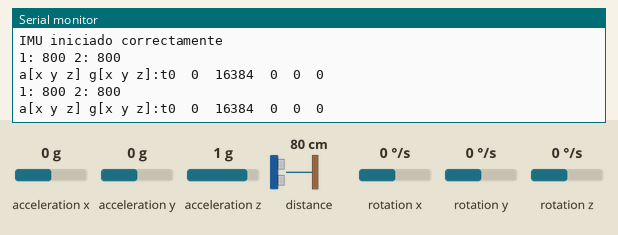
A sketch run on a simulated Arduino Uno, built with avr-gcc and run on an emulated ATmega328P. Shown: the last lines printed to the serial monitor. Inputs (shaded band) come from the test bench; at power-on: distance to the obstacle 80 cm, acceleration x 0 g, acceleration y 0 g, acceleration z 1 g, rotation x 0 °/s, rotation y 0 °/s, rotation z 0 °/s.

Above: at 1.2 s.
1.3 s: distance to the obstacle set to 250 cm
At 2.0 s:
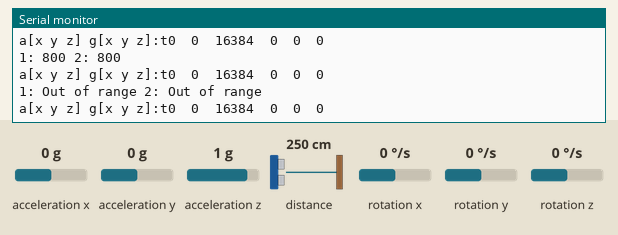
3.5 s: acceleration x set to -1.4 g
At 4.87 s:
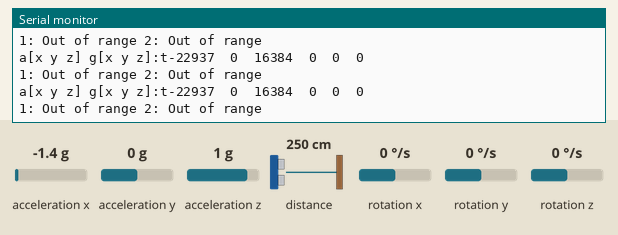
5.0 s: acceleration y set to -1.4 g
At 5.0 s:
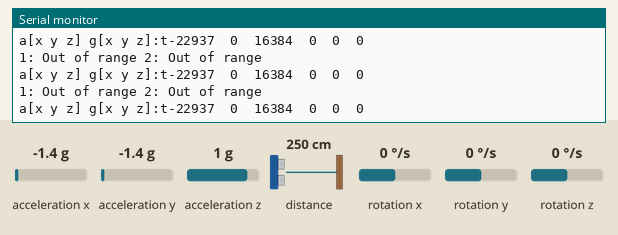
6.5 s: acceleration z set to -1.4 g
At 7.3 s:
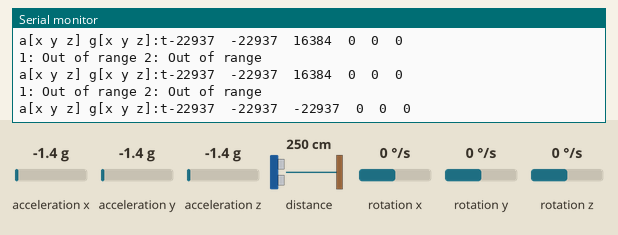
8.0 s: rotation x set to -192 °/s
At 8.7 s:
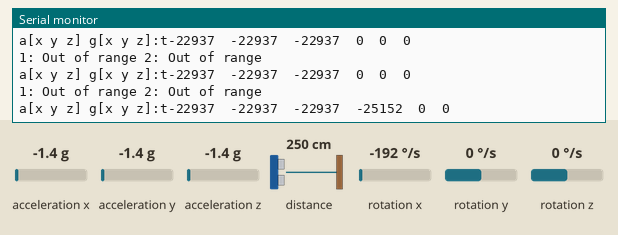

The sketch:

vl53l0x_dual.ino
```cpp
#include "Adafruit_VL53L0X.h"

// address we will assign if dual sensor is present
#define LOX1_ADDRESS 0x30
#define LOX2_ADDRESS 0x31

// set the pins to shutdown
#define SHT_LOX1 7
#define SHT_LOX2 6

// objects for the vl53l0x
Adafruit_VL53L0X lox1 = Adafruit_VL53L0X();
Adafruit_VL53L0X lox2 = Adafruit_VL53L0X();

// this holds the measurement
VL53L0X_RangingMeasurementData_t measure1;
VL53L0X_RangingMeasurementData_t measure2;

/*
    Reset all sensors by setting all of their XSHUT pins low for delay(10), then set all XSHUT high to bring out of reset
    Keep sensor #1 awake by keeping XSHUT pin high
    Put all other sensors into shutdown by pulling XSHUT pins low
    Initialize sensor #1 with lox.begin(new_i2c_address) Pick any number but 0x29 and it must be under 0x7F. Going with 0x30 to 0x3F is probably OK.
    Keep sensor #1 awake, and now bring sensor #2 out of reset by setting its XSHUT pin high.
    Initialize sensor #2 with lox.begin(new_i2c_address) Pick any number but 0x29 and whatever you set the first sensor to
 */
void setID() {
  // all reset
  digitalWrite(SHT_LOX1, LOW);
  digitalWrite(SHT_LOX2, LOW);
  delay(10);
  // all unreset
  digitalWrite(SHT_LOX1, HIGH);
  digitalWrite(SHT_LOX2, HIGH);
  delay(10);

  // activating LOX1 and reseting LOX2
  digitalWrite(SHT_LOX1, HIGH);
  digitalWrite(SHT_LOX2, LOW);

  // initing LOX1
  if(!lox1.begin(LOX1_ADDRESS)) {
    Serial.println(F("Failed to boot first VL53L0X"));
    while(1);
  }
  delay(10);

  // activating LOX2
  digitalWrite(SHT_LOX2, HIGH);
  delay(10);

  //initing LOX2
  if(!lox2.begin(LOX2_ADDRESS)) {
    Serial.println(F("Failed to boot second VL53L0X"));
    while(1);
  }
}

void read_dual_sensors() {

  lox1.rangingTest(&measure1, false); // pass in 'true' to get debug data printout!
  lox2.rangingTest(&measure2, false); // pass in 'true' to get debug data printout!

  // print sensor one reading
  Serial.print(F("1: "));
  if(measure1.RangeStatus != 4) {     // if not out of range
    Serial.print(measure1.RangeMilliMeter);
  } else {
    Serial.print(F("Out of range"));
  }

  Serial.print(F(" "));

  // print sensor two reading
  Serial.print(F("2: "));
  if(measure2.RangeStatus != 4) {
    Serial.print(measure2.RangeMilliMeter);
  } else {
    Serial.print(F("Out of range"));
  }

  Serial.println();
}

//Parte IMU

//GND - GND
//VCC - VCC
//SDA - Pin A4
//SCL - Pin A5

#include "I2Cdev.h"
#include "MPU6050.h"
#include "Wire.h"

const int mpuAddress = 0x68;  //Puede ser 0x68 o 0x69
MPU6050 mpu(mpuAddress);

int ax, ay, az;
int gx, gy, gz;

void printTab()
{
   Serial.print(F("\t"));
}

void printRAW()
{
   Serial.print(F("a[x y z] g[x y z]:t"));
   Serial.print(ax); printTab();
   Serial.print(ay); printTab();
   Serial.print(az); printTab();
   Serial.print(gx); printTab();
   Serial.print(gy); printTab();
   Serial.println(gz);
}

void setup() {
  Serial.begin(115200);

  // wait until serial port opens for native USB devices
//  while (! Serial) { delay(1); }
//
//  pinMode(SHT_LOX1, OUTPUT);
//  pinMode(SHT_LOX2, OUTPUT);
//
//  Serial.println(F("Shutdown pins inited..."));
//
//  digitalWrite(SHT_LOX1, LOW);
//  digitalWrite(SHT_LOX2, LOW);
//
//  Serial.println(F("Both in reset mode...(pins are low)"));
//
//
//  Serial.println(F("Starting..."));
//  setID();


   //Serial.begin(9600);
   Wire.begin();
   mpu.initialize();
   Serial.println(mpu.testConnection() ? F("IMU iniciado correctamente") : F("Error al iniciar IMU"));

}

void loop() {

  read_dual_sensors();
  delay(100);
     // Leer las aceleraciones y velocidades angulares
   mpu.getAcceleration(&ax, &ay, &az);
   mpu.getRotation(&gx, &gy, &gz);

   printRAW();

   delay(500);
}
```

Measured:
- after the input at 1.3 s, the serial monitor: prints a new line after 0.11 s (image 1)
- after the input at 3.5 s, the serial monitor: prints a new line at once (image 2)
- after the input at 6.5 s, the serial monitor: prints a new line after 0.39 s (image 4)
- after the input at 8.0 s, the serial monitor: prints a new line after 0.23 s (image 5)
